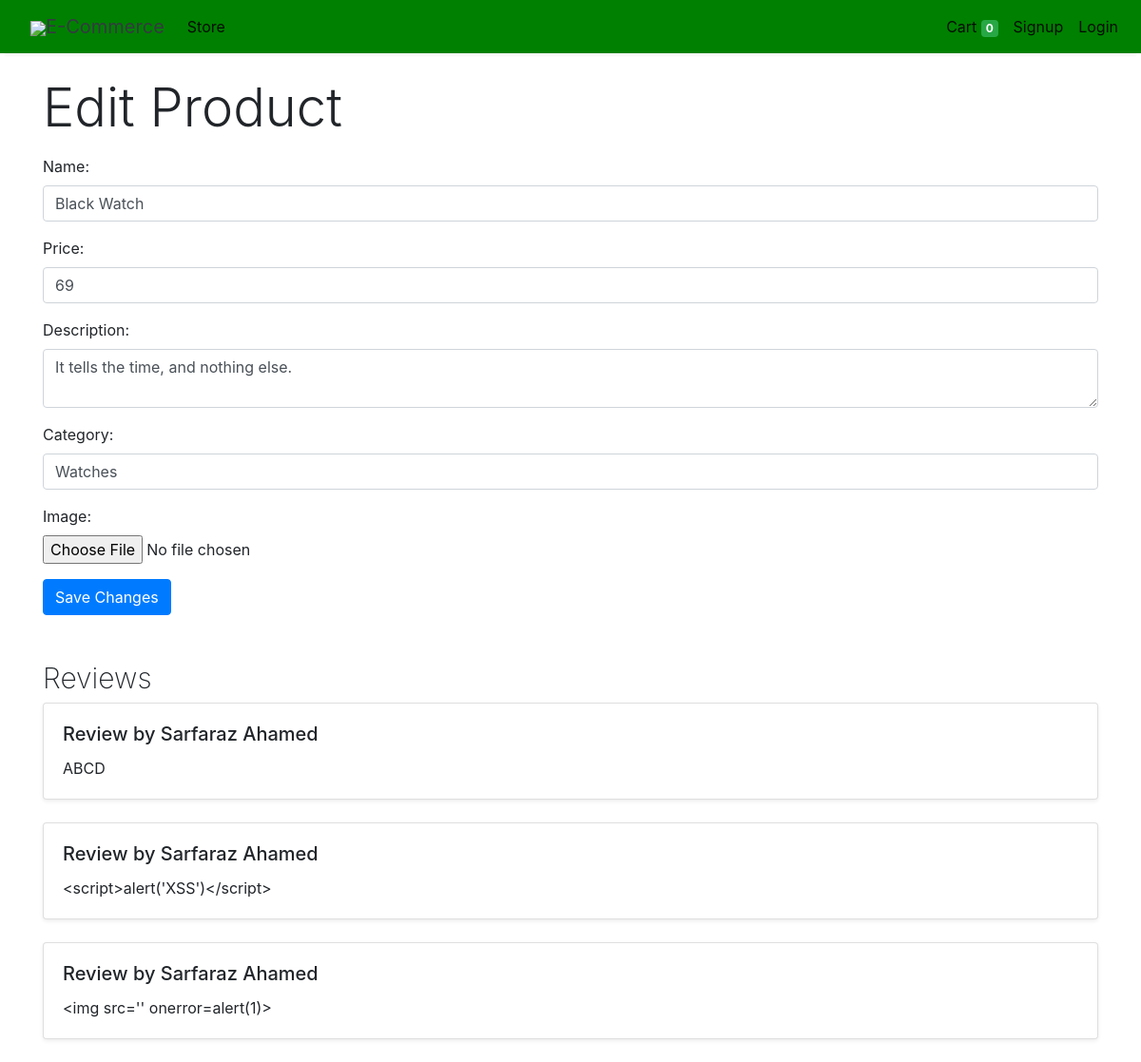
/editproduct/1, run on the app's committed database.
### store/models/products.py (models this page shows, shortened)
class Products(models.Model):
    name = models.CharField(max_length=60)
    price= models.IntegerField(default=0)
    category= models.ForeignKey(Category,on_delete=models.CASCADE,default=1 )
    description= models.CharField(max_length=250, default='', blank=True, null= True)
    image= models.ImageField(upload_to='uploads/products/')
    review = models.TextField(default='{}')

### store/models/category.py (models this page shows, shortened)
class Category(models.Model):
    name= models.CharField(max_length=50)
    @staticmethod
    def get_all_categories():
        return Category.objects.all()

### store/views/viewproducts.py (the view, shortened to what this page needs)
# urls.py: path('editproduct/<int:product_id>', EditProduct.as_view(), name='editproduct'),
class EditProduct(View):
    def get(self, request, product_id):
        product = get_object_or_404(Products, id=product_id)
        categories = Category.get_all_categories()
        reviews = json.loads(product.review)
        return render(request, 'editproduct.html', {'product': product, 'categories': categories, 'reviews': reviews})

### store/templates/editproduct.html (shortened to what this page needs)
{% extends 'base.html' %}
{% block content %}
    <div class="container mt-4">
        <h2 class="display-4 mb-3">Edit Product</h2>
        <form method="post" enctype="multipart/form-data">
            <div class="form-group">
                <label for="name">Name:</label>
                <input type="text" class="form-control" id="name" name="name" value="{{ product.name }}">
            </div>
            <div class="form-group">
                <label for="price">Price:</label>
                <input type="number" class="form-control" id="price" name="price" value="{{ product.price }}">
            </div>
            <div class="form-group">
                <label for="description">Description:</label>
                <textarea class="form-control" id="description" name="description">{{ product.description }}</textarea>
            </div>
            <div class="form-group">
                <label for="category">Category:</label>
                <select class="form-control" id="category" name="category">
                    {% for category in categories %}
                        <option value="{{ category.id }}" {% if product.category.id == category.id %}selected{% endif %}>{{ category.name }}</option>
                    {% endfor %}
                </select>
            </div>
            <div class="form-group">
                <label for="image">Image:</label>
                <input type="file" class="form-control-file" id="image" name="image">
            </div>
            <input type="submit" class="btn btn-primary" value="Save Changes">
        </form>
        <div class="mt-5">
            <h2 class="display-8">Reviews</h2>
            {% for review in reviews %}
            <div class="card mb-4 shadow-sm">
                <div class="card-body">
                    <h5 class="card-title">Review by {{ review.customer_name }}</h5>
                    <p class="card-text">{{ review.review }}</p>
                </div>
            </div>
            {% empty %}
                <p>No reviews yet.</p>
            {% endfor %}
        </div>
    </div>
{% endblock %}

### store/templates/base.html (style rules this page uses)
.display-8 { font-weight: 200; font-size: 30px; font-colour: $teal-200; }

### data on the page
Products: name "Black Watch", price "69", description "It tells the time, and nothing else.", category "Watches"

### other printed values
{{ request.session.cart.keys|length }} "0"
{{ review.customer_name }} "Sarfaraz Ahamed" "Sarfaraz Ahamed" "Sarfaraz Ahamed"
{{ review.review }} "ABCD" "<script>alert('XSS')</script>" "<img src='' onerror=alert(1)>"
